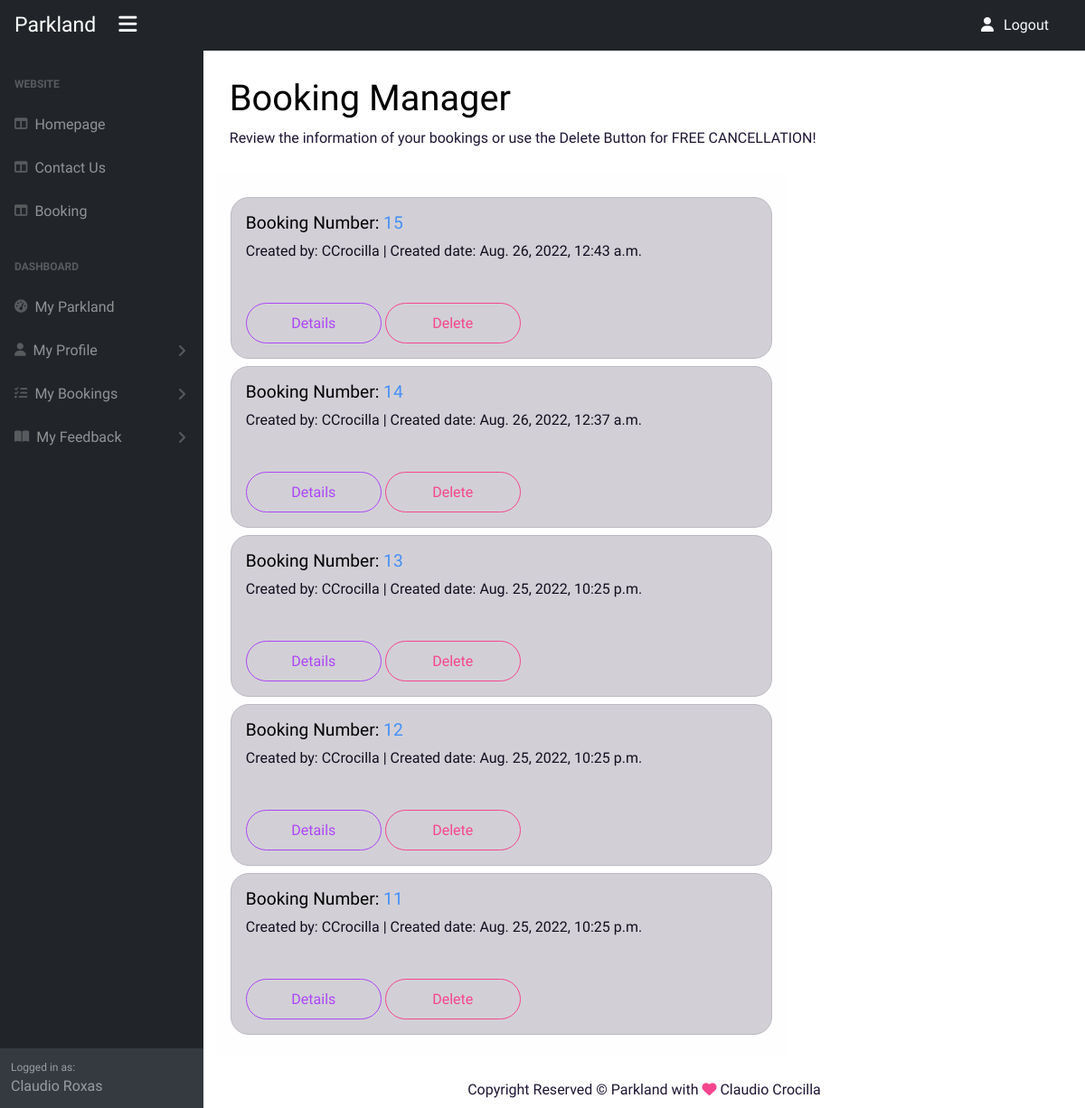
/dashboard/booking/list (signed in), run on an earlier commit of the app's database.
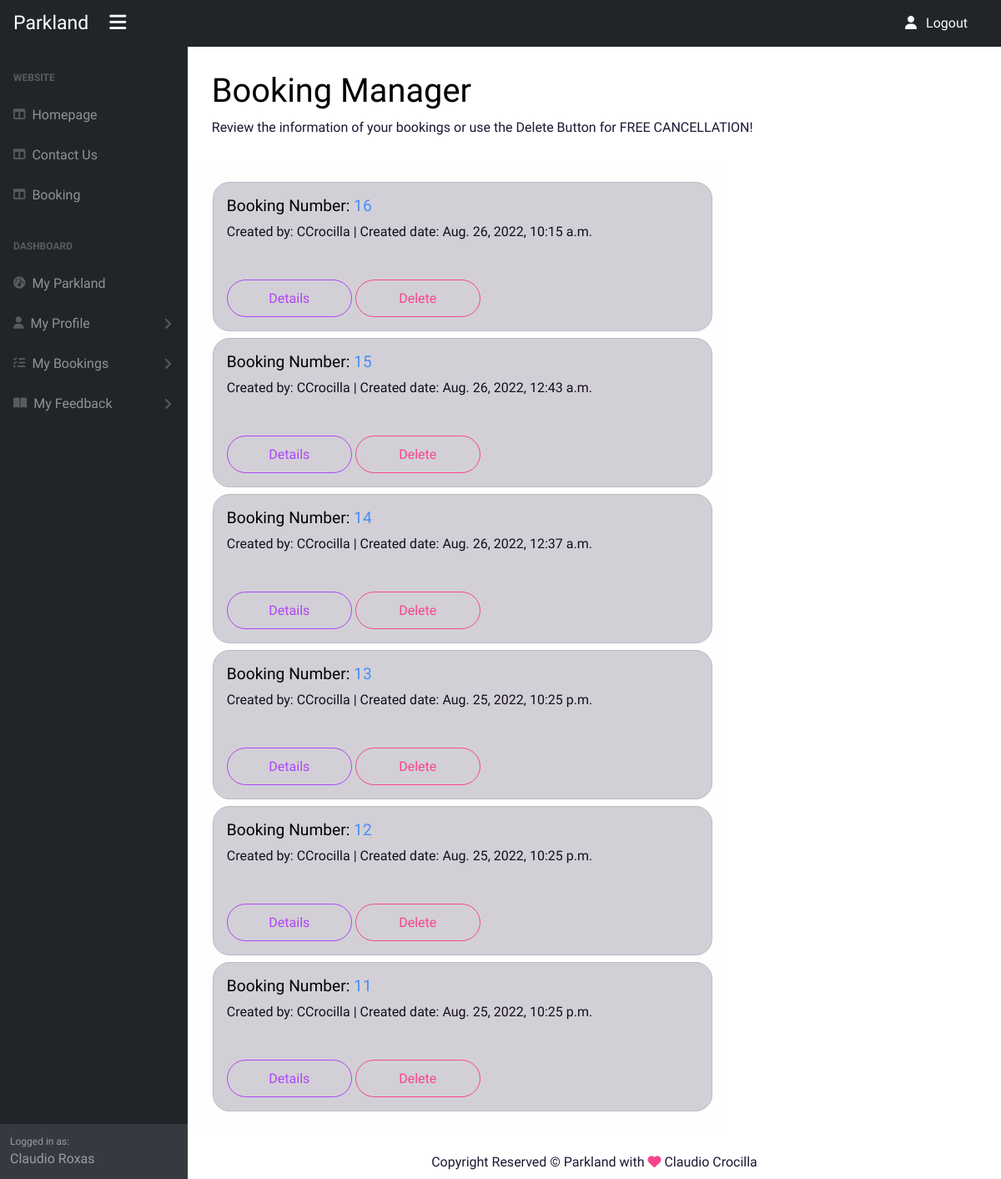
And on a later commit of the database.
### car_park/models.py (models this page shows, shortened)
class Booking(models.Model):
    code = models.CharField(
        max_length=100,
        null=True,
        blank=True
        )
    created_by = models.ForeignKey(
        User,
        null=True,
        blank=True,
        on_delete=models.CASCADE,
        related_name="bookings"
        )
    created_date = models.DateTimeField(auto_now_add=True)
    start_date = models.DateTimeField(blank=True, null=True)
    end_date = models.DateTimeField(blank=True, null=True)
    car = models.ForeignKey(
        Car,
        on_delete=models.CASCADE,
        related_name="bookings"
        )
    recharge_car = models.BooleanField(default=False)
    parking = models.ForeignKey(
        Parking,
        on_delete=models.CASCADE,
        related_name="bookings"
        )
    final_price = models.DecimalField(max_digits=50, decimal_places=2)

### dashboard/views.py (the view, shortened to what this page needs)
class BookingListView(ListView):
    model = Booking
    template_name = 'dashboard/booking-list.html'
    ordering = ['-created_date']
    fields = '__all__'

### dashboard/templates/dashboard/booking-list.html (shortened to what this page needs)
{% extends 'dashboard/base.html' %}
{% load static %}
{% block content %}
{% if user.is_authenticated %}
<div class="text-dark">
    <h1 class="mt-4">Booking Manager</h1>
    <ol class="breadcrumb mb-4">
        <li class="active">Review the information of your bookings or use the Delete Button for FREE CANCELLATION!
        </li>
    </ol>
    <div class="row d-flex ">
        <div class="col-12 col-md-10 col-xl-8 col-xxl-6 alert alert-light">
            {% for booking in booking_list %}
            {% if booking.created_by.id == user.id %}
            <div class="p-3 mb-2 mt-2 alert alert-dark rounded-3">
                <h5>Booking Number: <a href="{% url 'booking-details' booking.pk %}">{{booking.code}}</a></h5>
                <p>Created by: {{ booking.created_by.username }} | Created date: {{ booking.created_date }} </p>
                <a class="btn btn-lg btn-minwidth btn-outline-info rounded-pill mt-4"
                    href="{% url 'booking-details' booking.pk %}" aria-label="Details">Details</a>
                <a class="btn btn-lg btn-minwidth btn-outline-danger rounded-pill mt-4"
                    href="{% url 'booking-delete' booking.pk %}" aria-label="Delete">Delete</a>
            </div>
            {% endif %}
            {% endfor %}
        </div>
    </div>
</div>
{% endif %}
{% endblock %}

What changed in the data, as far as the page shows it:
added Booking: code "16", created_by.username "CCrocilla", created_date "Aug. 26, 2022, 10:15 a.m."
